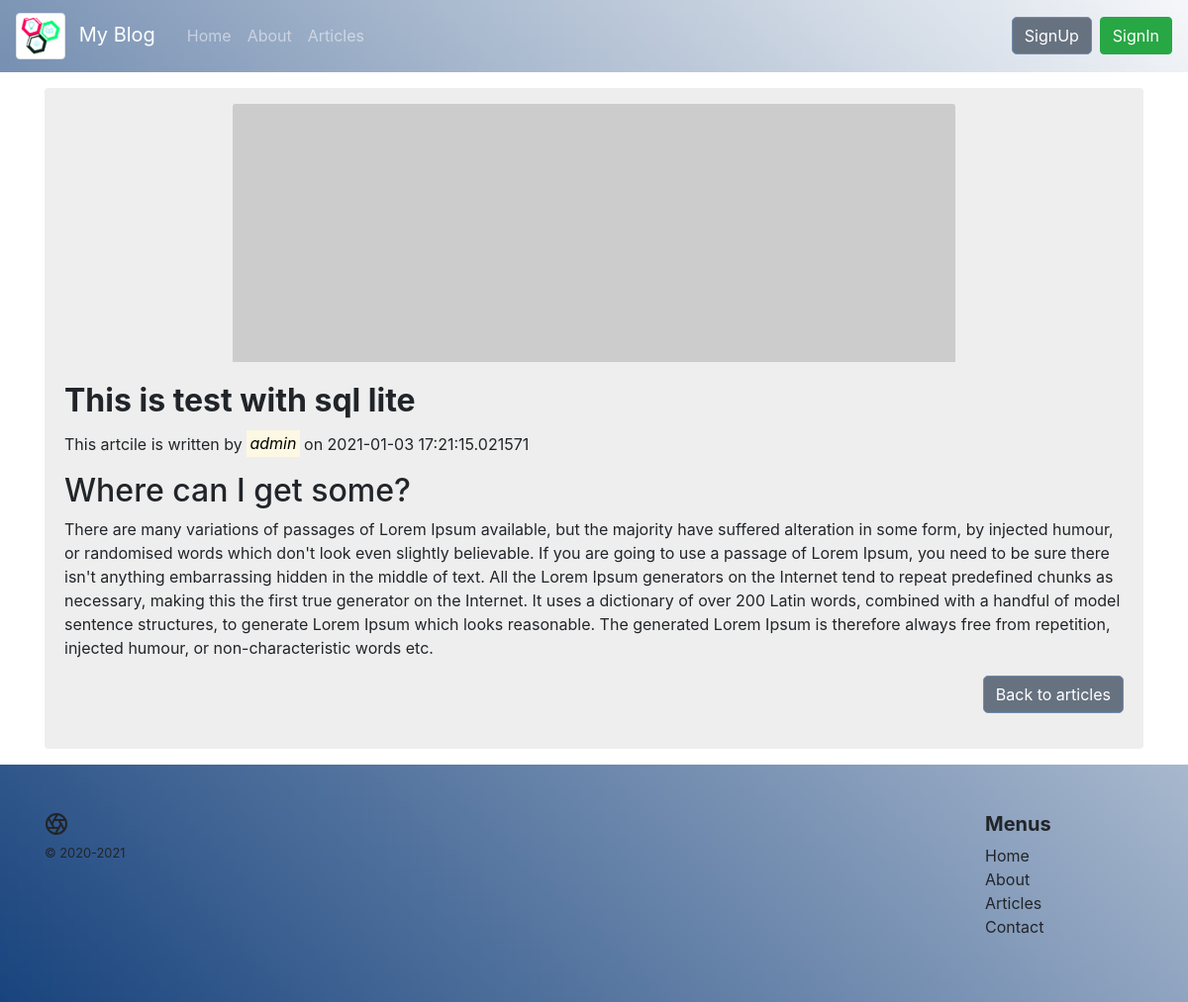
The app's page /article/1 with its own data.
### models.py (models this page shows, shortened)
class Articles(db.Model):
    __tablename__ = 'articles'
    id = db.Column(db.Integer, primary_key = True, autoincrement = True)
    title = db.Column(db.String(256), nullable = False)
    author = db.Column(db.String(100), nullable = False)
    body = db.Column(db.Text)
    pub_date = db.Column(db.DateTime, nullable=False,  default=datetime.utcnow)

### app.py (the view)
@app.route('/article/<int:id>')
def article(id):
    article = Articles.query.filter_by(id=id).first()
    return render_template('article.html', content = article)

### app.py (called while the page is built)
@app.after_request
def add_header(response):
    response.headers['X-UA-Compatible'] = 'IE=Edge,chrome=1'
    response.headers['Cache-Control'] = 'public, max-age=0'
    return response

### templates/article.html (shortened to what this page needs)
{% extends 'layout.html' %}
{% block body %}
<div class="container shadow-none" >
{% if content %}
<div class="card my-3 border-0 pt-3" style="background-color:#eeeeee;">
    <div class="row">
        <div class="col-8 offset-2">
            <img src="https://picsum.photos/id/1025/367/267" class="card-img-top" alt="...">
        </div>
    </div>
    <div class="card-body">
      <h2 class="card-title font-weight-bold">{{ content.title}}
      </h2>
      <p>This artcile is written by <mark><em>{{ content.author }}</em></mark> on {{content.pub_date}}</p>
      <p class="card-text">{{ content.body | safe}}
      </p>
      <p class="text-right">
        <a class="btn btn-primary text-right" href="{{ url_for('articles')}}" role="button">Back to articles</a>
      </p>
    </div>
  </div>
{% endif %}
</div>
{% endblock %}

### static/css/style.css (style rules this page uses)
.btn-primary { background-color:rgb(103, 114, 128) !important; border-radius:5px !important; -moz-border-radius:5px !important; -webkit-border-radius:5px !important; border:1px solid #718caf !important; }

### records on screen
Articles: title "This is test with sql lite", author "admin", pub_date "2021-01-03 17:21:15.021571", body "Where can I get some? There are many variations of passages of Lorem Ipsum available, but the majority have suffered alteration in some form, by injected humour, or randomised words which don't look even slightly believable. If you are going to use a passage of Lorem Ipsum, you need to be sure there isn't anything embarrassing hidden in the middle of text. All the Lorem Ipsum generators on the Internet tend to repeat predefined chunks as necessary, making this the first true generator on the Internet. It uses a dictionary of over 200 Latin words, combined with a handful of model sentence structures, to generate Lorem Ipsum which looks reasonable. The generated Lorem Ipsum is therefore…"
